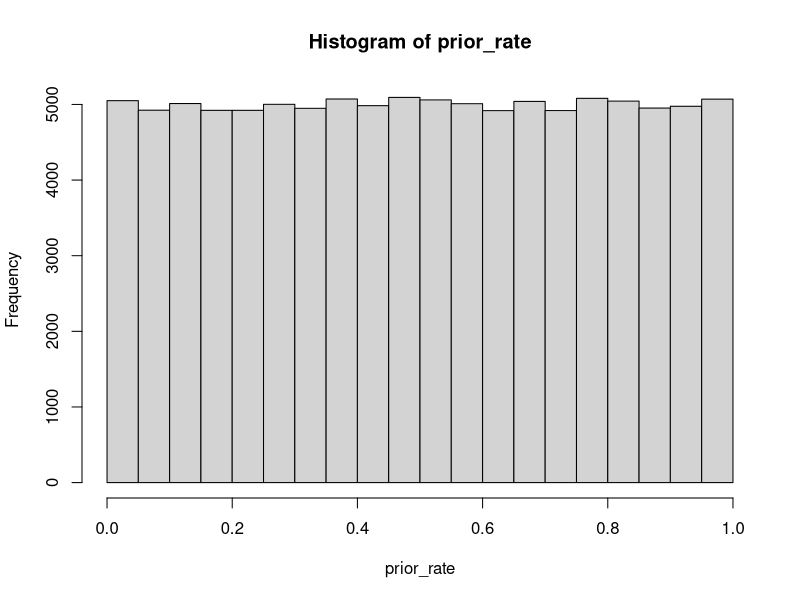
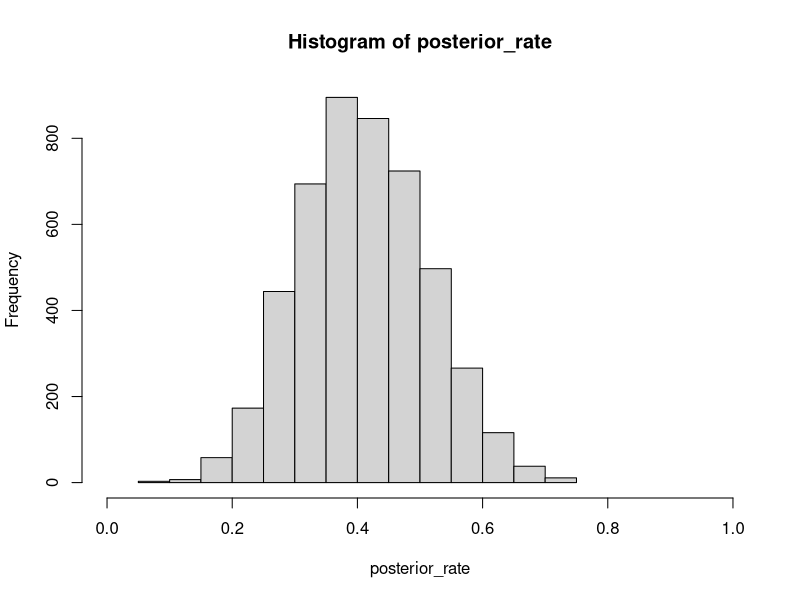
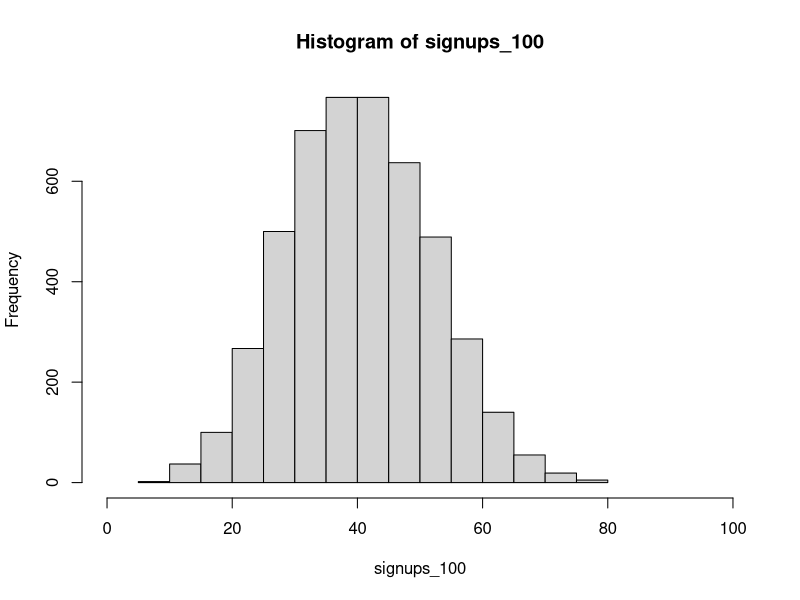

Recreate these plots in R, in order.
#code  - adapted from Rasmus Baath's wonderful tutorial
#http://www.sumsar.net/files/posts/2017-bayesian-tutorial-exercises/modeling_exercise1.html

n_draw <- 100000

#Telemarketing success rate is 35%
#Test returns positives for 8 out of 20

# Defining and drawing from the prior distribution
#assume non-informative prior
prior_rate <- runif(n_draw, 0, 1)
hist(prior_rate)

# Defining the generative model
likelihood <- function(rate) {
  signups <- rbinom(1, size = 20, prob = rate)
  signups
}

# Simulating the data
signups <- rep(NA, n_draw)
for(i in 1:n_draw) {
  signups[i] <- likelihood(prior_rate[i])
}

# Filtering out those parameter values that didn't result in the
# data that we actually observed
posterior_rate <- prior_rate[signups == 8]

# Checking that there enough samples left
length(posterior_rate)

# Plotting and summarising the posterior.
hist(posterior_rate, xlim = c(0, 1))


mean(posterior_rate)

quantile(posterior_rate, c(0.025, 0.975))


#What is the chance of getting a better than 40% rate of conversions
sum(posterior_rate > 0.4) / length(posterior_rate)


#What is the distribution of signups if we marketed to 100 people

signups_100 <- rbinom(n = length(posterior_rate), size = 100, prob = posterior_rate)

hist(signups_100, xlim = c(0, 100))

quantile(signups_100, c(0.10, 0.9))

